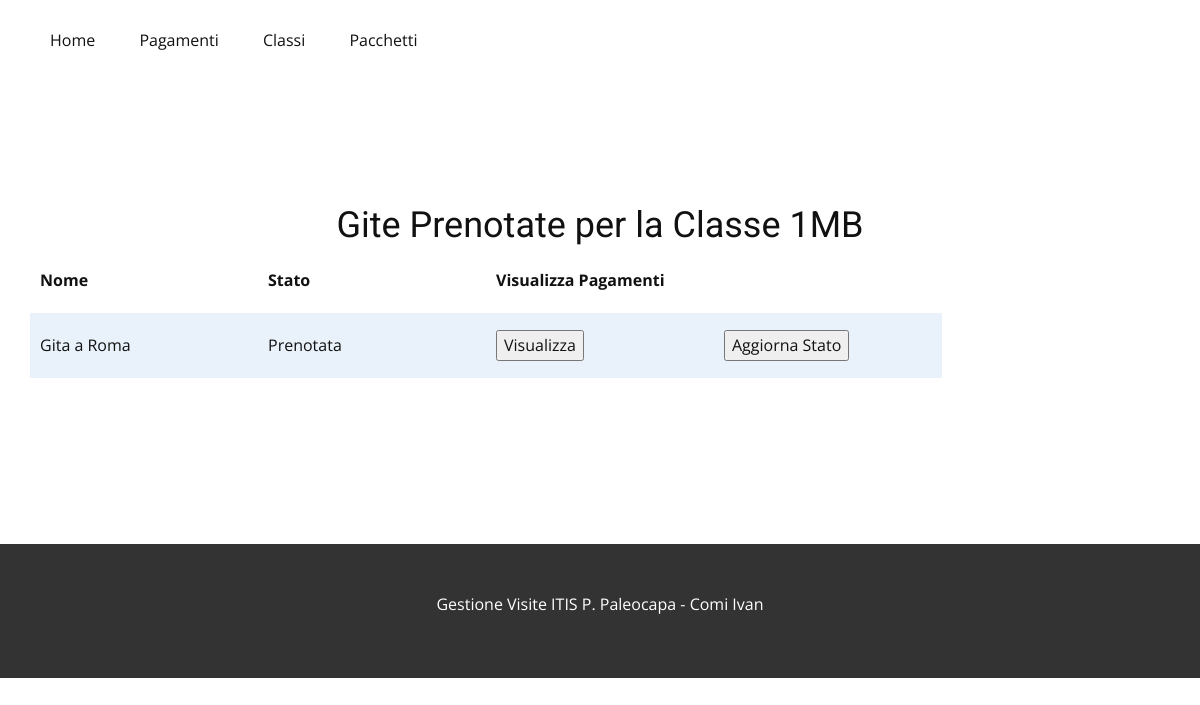
The page /visita.php?idClasse=3 on the database its author committed.
### tables this page shows
CREATE TABLE `classi` (
  `id` int(255) NOT NULL,
  `classe` varchar(255) NOT NULL
);

CREATE TABLE `visita` (
  `id` int(255) NOT NULL,
  `nome` varchar(255) NOT NULL,
  `descrizione` varchar(255) NOT NULL,
  `stato` enum('Prenotata','Saldata','Attivata') NOT NULL,
  `id_classe` int(255) DEFAULT NULL,
  `id_pacchetto` int(255) DEFAULT NULL
);

### visita.php (the view, shortened to what this page needs)
<?php
include("db-connect.php");
$idClasse = $_GET['idClasse'];
$cmd = "SELECT classe FROM classi WHERE id = '$idClasse'";
$qry = mysqli_query($con, $cmd);
$result = mysqli_fetch_assoc($qry);
$classe = $result['classe'];
?>
<!DOCTYPE html>
<html style="font-size: 16px;" lang="en"><head>
    <link rel="stylesheet" href="css/nicepage.css" media="screen">
    <link rel="stylesheet" href="css/studenti.css" media="screen">
  <meta data-intl-tel-input-cdn-path="intlTelInput/"></head>
  <body class="u-body u-xl-mode" data-lang="en"><header class="u-clearfix u-header u-header" id="sec-15ce"><div class="u-clearfix u-sheet u-valign-middle u-sheet-1">
        <nav class="u-menu u-menu-dropdown u-offcanvas u-menu-1">
          <div class="u-custom-menu u-nav-container">
            <ul class="u-nav u-unstyled u-nav-1"><li class="u-nav-item">
              <a class="u-button-style u-nav-link u-text-active-palette-1-base u-text-hover-palette-2-base" href="index.php" style="padding: 10px 20px;">Home</a></li>
              <li class="u-nav-item"><a class="u-button-style u-nav-link u-text-active-palette-1-base u-text-hover-palette-2-base" href="pagamenti.php" style="padding: 10px 20px;">Pagamenti</a></li>
            <li class="u-nav-item"><a class="u-button-style u-nav-link u-text-active-palette-1-base u-text-hover-palette-2-base" rel="nofollow" style="padding: 10px 20px;">Classi</a>
        </li>
        <li class="u-nav-item"><a class="u-button-style u-nav-link u-text-active-palette-1-base u-text-hover-palette-2-base" href="pacchetti.php" style="padding: 10px 20px;">Pacchetti</a></li>
      </ul>
    </div>
  </nav>
</div>
</header>
    <section class="u-align-center u-clearfix u-section-1" id="sec-bb0a">
      <div class="u-clearfix u-sheet u-valign-middle u-sheet-1">
        <h2 class="u-align-center u-text u-text-default u-text-1">Gite Prenotate per la Classe <?php echo $classe ?></h2>
        <div class="u-expanded-width u-table u-table-responsive u-table-1">
          <?php
            $cmd = "SELECT id, nome, stato FROM visita WHERE id_classe = '$idClasse'";
            $qry = mysqli_query($con, $cmd);
            if(mysqli_num_rows($qry) > 0) {
              echo '<form method="POST">';
              echo '<table class="u-table-entity u-table-entity-1">';
              echo '<colgroup>';
              echo '<col width="20%">
              <col width="20%">
              <col width="20%">
              <col width="20%">
              <col width="20%">';
              echo '</colgroup>';
              echo '<tbody class="u-table-alt-palette-1-light-3 u-table-body">';
              echo '<tr style="height: 65px;">
                <th class="u-table-cell u-table-cell-1">Nome</th>
                <th class="u-table-cell u-table-cell-2">Stato</th>
                <th class="u-table-cell u-table-cell-2">Visualizza Pagamenti</th>
              </tr>';
              while($row = mysqli_fetch_assoc($qry)) {
                echo '<tr style="height: 65px;">';
                echo '<td class="u-table-cell">'.$row['nome'] .'</td>';
                echo '<td class="u-table-cell">'.$row['stato'] .'</td>';
                echo '<td class="u-table-cell"><button type="submit" name="btn-visualizza-pagamenti" value="'.$row['id'].'">Visualizza</button></td>';
                echo '<td class="u-table-cell"><button type="submit" name="btn-update" value="'.$row['id'].'">Aggiorna Stato</button></td>';
                echo '</tr>';
              }
              echo '</table>';
              echo '</form>';
            }
          ?>
        </div>
      </div>
    </section>
    <footer class="u-align-center u-clearfix u-footer u-grey-80 u-footer" id="sec-8281"><div class="u-clearfix u-sheet u-sheet-1">
        <p class="u-align-center u-text u-text-default u-text-1">Gestione Visite ITIS P. Paleocapa - Comi Ivan</p>
      </div></footer>
</body></html>

### css/studenti.css (style rules this page uses)
.u-section-1 .u-sheet-1 { min-height: 464px; }
.u-section-1 .u-text-1 { margin: 2px auto 0; }
.u-section-1 .u-table-1 { margin: 2px auto 42px 0; }
.u-section-1 .u-table-entity-1 { min-height: 100px; }
.u-section-1 .u-table-cell-1 { font-weight: 700; }
.u-section-1 .u-table-cell-2 { font-weight: 700; }

### rows shown on the page
classi: classe "1MB"
visita: nome "Gita a Roma", stato "Prenotata", $row['id'] 2 (drawn)
